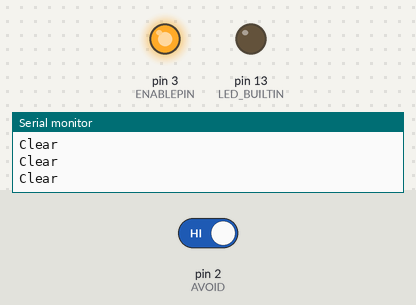
The sketch below on a simulated Arduino Uno, built with avr-gcc and run on an emulated ATmega328P. Parts: output pins drawn as LEDs (lit = HIGH), the last lines printed to the serial monitor. The test bench sets the inputs (shaded band); at power-on: pin 2 (AVOID) HIGH.

Above: at 1.8 s.
1.9 s: pin 2 (AVOID) driven LOW
At 3.2 s:
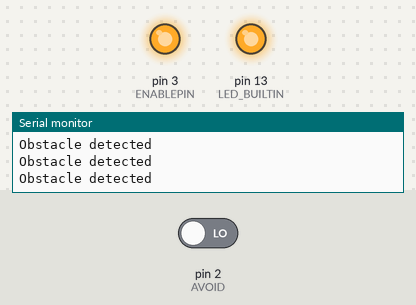
3.5 s: pin 2 (AVOID) driven HIGH
At 4.5 s:
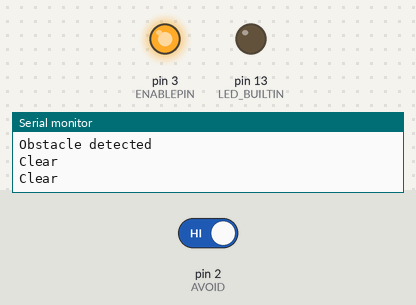
Timing chart, 0 to 6.5 s (numbered marks = the images above; inputs shaded):
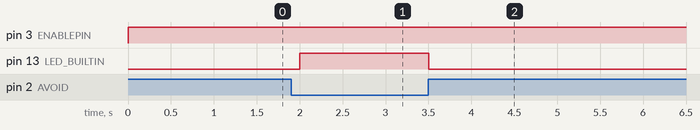

Measured:
- after the input at 1.9 s, pin 13 (LED_BUILTIN): LOW → HIGH after 0.10 s
- after the input at 3.5 s, pin 13 (LED_BUILTIN): HIGH → LOW at once

The sketch:

Avoid.ino
```cpp
/*
  Avoid

  It detects whether an obstacle is ahead of the sensor and prints on the serial monitor and turns the builtin LED on.
*/

#define AVOID 2
#define ENABLEPIN 3


void setup() {
  pinMode(LED_BUILTIN, OUTPUT);
  pinMode(AVOID, INPUT);
  pinMode(ENABLEPIN, OUTPUT);
  Serial.begin(9600);
}

void loop() {
  digitalWrite(ENABLEPIN, HIGH);
  int value = digitalRead(AVOID);
  if (value == LOW){
    Serial.println("Obstacle detected");
    digitalWrite(LED_BUILTIN, HIGH);
  }else{
    Serial.println("Clear");
    digitalWrite(LED_BUILTIN, LOW);
  }
  delay(500);
}
```
